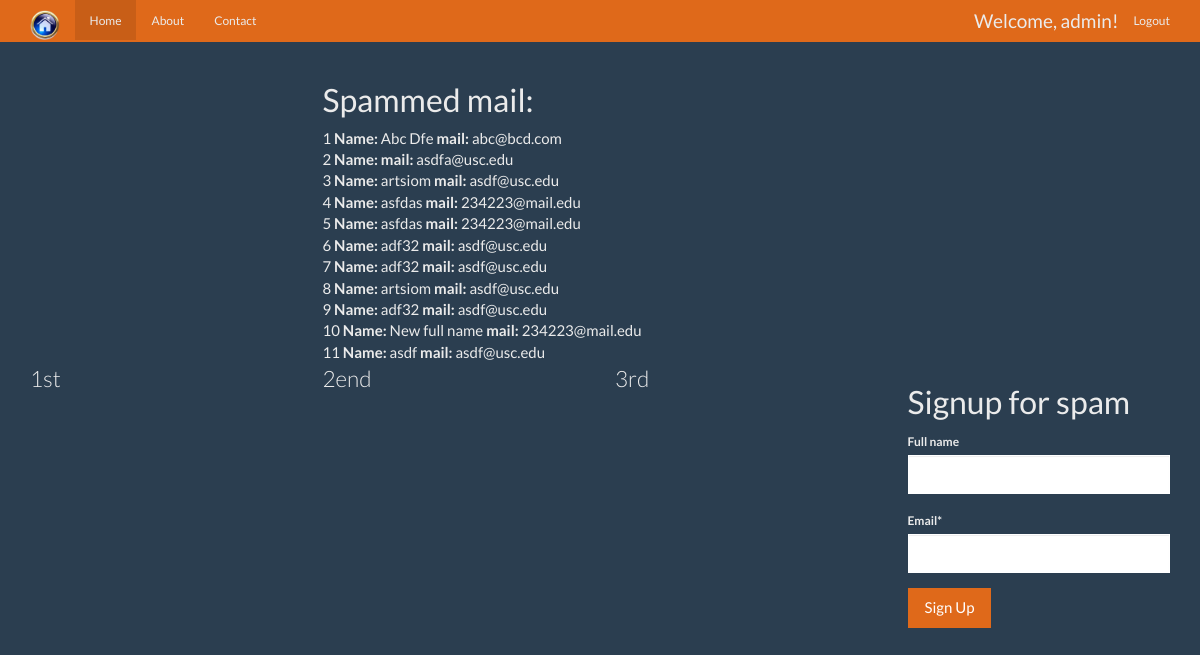
Page /newsletter/ (signed in) on the earlier database version.
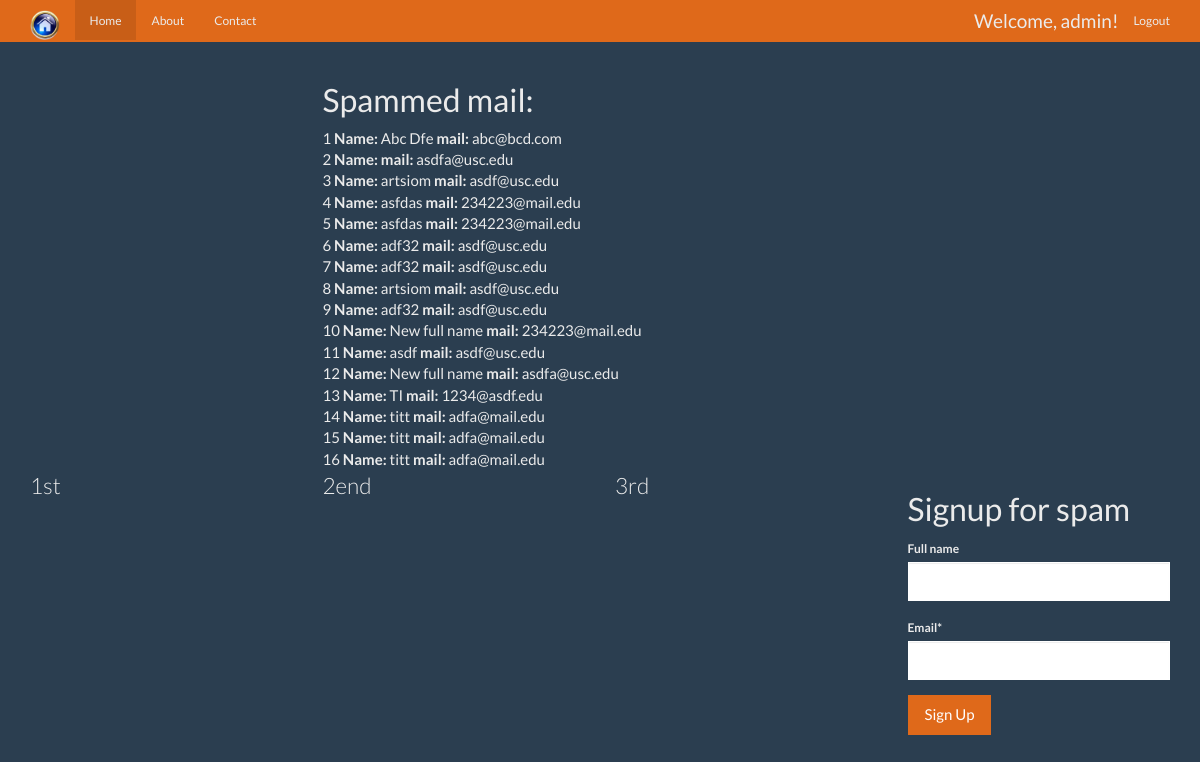
Same page on the later database version.
### newsletter/models.py (models this page shows)
class SignUp (models.Model):
    email = models.EmailField()
    full_name = models.CharField(max_length=120, blank=True, null=True)
    timestampt = models.DateTimeField (auto_now_add=True, auto_now=False)
    updated = models.DateTimeField (auto_now_add=False, auto_now=True)
    def __str__(self):
        return self.email

### newsletter/views.py (the view, shortened to what this page needs)
def home(request):
    title = 'Welcom, pls authenticate'
    if request.user.is_authenticated():
        title = ' Welcom, %s' % (request.user)
    form = SignUpForm(request.POST or None)
    context = {
        'template_title': title,
        'form': form,
    }
    if request.user.is_authenticated() and request.user.is_staff:
        queryset = SignUp.objects.all()
        context['queryset'] = queryset
    return render(request, 'newsletter/home.html', context)

### newsletter/forms.py (shortened to what this page needs)
class SignUpForm(forms.ModelForm):
    class Meta:
        model = SignUp
        fields = ['full_name', 'email']

### newsletter/templates/newsletter/home.html (shortened to what this page needs)
{% extends 'newsletter/base.html' %}
{% load crispy_forms_tags %}
{% block jumbotron %}
    {% if queryset %}
        <div class="row">
            <div class="col-sm-6 col-sm-offset-3">
                <h2>Spammed mail:</h2>
            </div>
            {% for i in queryset %}
                <div class="col-sm-6 col-sm-offset-3">
                   {{ forloop.counter }}<strong> Name:</strong> {{ i.full_name }} <strong>mail:</strong> {{ i }}
                </div>
            {% endfor %}
        </div>
    {% endif %}
{% endblock %}
{% block content %}
    <div class="row">
        <div class="col-sm-3">
            <p class="lead text-align-center">1st</p>
        </div>
        <div class="col-sm-3">
            <p class="lead text-align-center">2end</p>
        </div>
        <div class="col-sm-3">
            <p class="lead text-align-center">3rd</p>
        </div>
        <div class="col-xs-3 pull-right">
            <h2> Signup for spam</h2>
            <form method="POST" action="">
                {{ form|crispy }}
                <input class="btn btn-primary" type="submit" value="Sign Up">
            </form>
        </div>
    </div>
{% endblock content %}

Differences in the rows shown:
added SignUp: full_name "New full name", email "asdfa@usc.edu"
added SignUp: full_name "TI", email "1234@asdf.edu"
added SignUp: full_name "titt", email "adfa@mail.edu"
added SignUp: full_name "titt", email "adfa@mail.edu"
added SignUp: full_name "titt", email "adfa@mail.edu"
